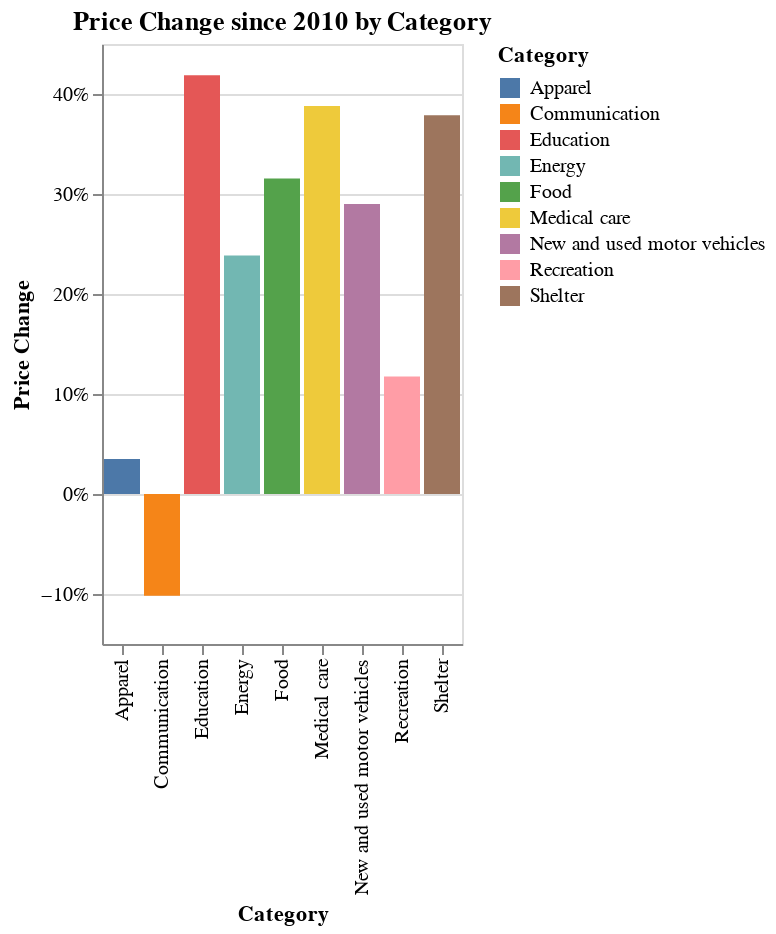

Notebook code for this chart:
### Markdown cell above
Adding zoom makes it easier to compare adjacent series, but as we zoom we miss out on the big picture. The most important thing to visualize is the total change during the time period, so a bar chart seems like a cleaner and better tool for that task.

### Code cell
# If all that matters is the final value, let's graph as a bar chart to make it easier to read.
# Fourth chart - show normalized data as a bar chart.
alt.Chart(df[['date','change','Category']][df['date'] >= '12/1/2021'],title='Price Change since 2010 by Category').mark_bar().encode(
    x = alt.X('Category'),
    y = alt.Y('change', title='Price Change', axis=alt.Axis(format='%')),
    color = 'Category'
)

### Figure 1 — Vega-Lite specification as saved in the notebook (floating-point values rounded to 4 significant figures)
{"config": {"view": {"continuousWidth": 400, "continuousHeight": 300}}, "data": {"name": "data-e8c5972908cba263359c852b1d7d0460"}, "mark": "bar", "encoding": {"color": {"field": "Category", "type": "nominal"}, "x": {"field": "Category", "type": "nominal"}, "y": {"axis": {"format": "%"}, "field": "change", "title": "Price Change", "type": "quantitative"}}, "title": "Price Change since 2010 by Category", "$schema": "https://vega.github.io/schema/vega-lite/v4.17.0.json", "datasets": {"data-e8c5972908cba263359c852b1d7d0460": [{"date": "2021-12-01T00:00:00", "change": 0.3156, "Category": "Food"}, {"date": "2021-12-01T00:00:00", "change": 0.3787, "Category": "Shelter"}, {"date": "2021-12-01T00:00:00", "change": 0.03508, "Category": "Apparel"}, {"date": "2021-12-01T00:00:00", "change": 0.3881, "Category": "Medical care"}, {"date": "2021-12-01T00:00:00", "change": 0.4188, "Category": "Education"}, {"date": "2021-12-01T00:00:00", "change": 0.2901, "Category": "New and used motor vehicles"}, {"date": "2021-12-01T00:00:00", "change": 0.2385, "Category": "Energy"}, {"date": "2021-12-01T00:00:00", "change": 0.1175, "Category": "Recreation"}, {"date": "2021-12-01T00:00:00", "change": -0.1017, "Category": "Communication"}]}}
